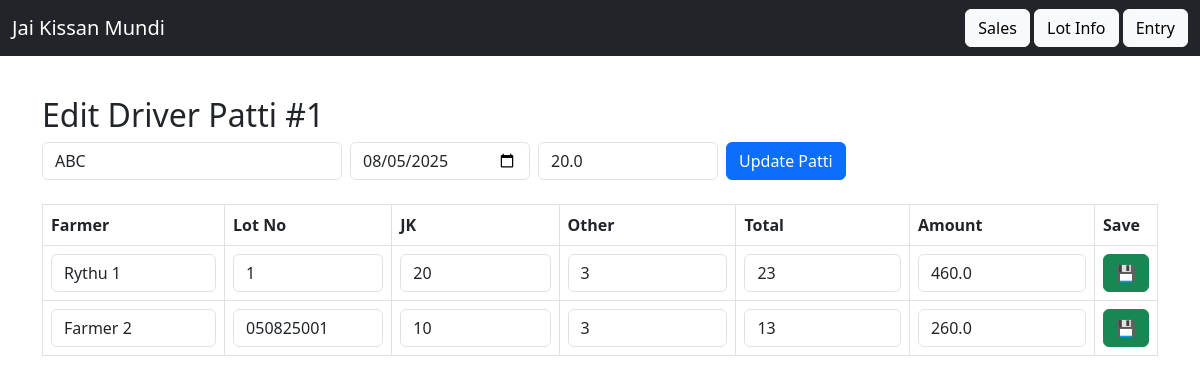
/edit_patti/1, run on the app's committed database.
### app/models.py (models this page shows)
class DriverPatti(db.Model):
    id = db.Column(db.Integer, primary_key=True)
    driver_id = db.Column(db.Integer, db.ForeignKey('driver.id'))
    transport_rate = db.Column(db.Float)
    date = db.Column(db.String)

class Driver(db.Model):
    id = db.Column(db.Integer, primary_key=True)
    name = db.Column(db.String(100), nullable=False)
    vehicle_number = db.Column(db.String(50))
    village = db.Column(db.String(100))
    default_rate = db.Column(db.Float)

class LotInfo(db.Model):
    id = db.Column(db.Integer, primary_key=True)
    driver_patti_id = db.Column(db.Integer, db.ForeignKey('driver_patti.id'))
    farmer_id = db.Column(db.Integer, db.ForeignKey('farmer.id'))
    lot_number = db.Column(db.String(50))
    jk_boxes = db.Column(db.Integer)
    other_boxes = db.Column(db.Integer)
    transport_rate = db.Column(db.Float)
    total_boxes = db.Column(db.Integer)
    transport_amount = db.Column(db.Float)
    date = db.Column(db.String(20))

class Farmer(db.Model):
    id = db.Column(db.Integer, primary_key=True)
    name = db.Column(db.String(100), nullable=False)

### app/routes.py (the view)
@main.route("/edit_patti/<int:patti_id>")
def edit_patti(patti_id):
    conn = get_db_connection()
    patti = conn.execute("""
        SELECT dp.id, dp.date AS patti_date, dp.transport_rate AS patti_rate, d.name AS driver_name
        FROM driver_patti dp
        JOIN driver d ON dp.driver_id = d.id
        WHERE dp.id = ?
    """, (patti_id,)).fetchone()
    lots = conn.execute("""
        SELECT li.id AS lot_id, f.name AS farmer_name, li.lot_number, li.jk_boxes, li.other_boxes
        FROM lot_info li
        LEFT JOIN farmer f ON li.farmer_id = f.id
        WHERE li.driver_patti_id = ?
    """, (patti_id,)).fetchall()
    conn.close()
    return render_template("edit_patti.html", patti=patti, lots=lots)

### app/routes.py (called while the page is built)
def get_db_connection():
    conn = sqlite3.connect(DB_PATH)
    conn.row_factory = sqlite3.Row  # Allows accessing columns by name
    return conn

### app/templates/edit_patti.html (shortened to what this page needs)
{% extends 'base.html' %}
{% block content %}
<h2>Edit Driver Patti #{{ patti.id }}</h2>
<form method="POST" action="/update_driver_patti/{{ patti.id }}" class="mb-4">
  <div class="mb-3 d-flex align-items-center">
    <input class="form-control me-2" value="{{ patti.driver_name }}" readonly style="width: 300px;">
    <input type="date" name="date" value="{{ patti.patti_date }}" class="form-control me-2" style="max-width: 180px;">
    <input type="number" step="0.1" name="transport_rate" value="{{ patti.patti_rate }}" class="form-control me-2" placeholder="Transport Rate (₹/box)" style="max-width: 180px;">
    <button type="submit" class="btn btn-primary">Update Patti</button>
  </div>
</form>
<table class="table table-bordered">
  <thead>
    <tr>
      <th>Farmer</th><th>Lot No</th><th>JK</th><th>Other</th><th>Total</th><th>Amount</th><th>Save</th>
    </tr>
  </thead>
  <tbody>
    {% for lot in lots %}
    <tr>
      <form method="POST" action="/update_lot/{{ lot.lot_id }}">
        <td><input type="text" name="farmer_name" class="form-control" value="{{ lot.farmer_name }}"></td>
        <td><input type="text" name="lot_number" class="form-control" value="{{ lot.lot_number }}"></td>
        <td><input type="number" name="jk_boxes" class="form-control jk_boxes" value="{{ lot.jk_boxes }}"></td>
        <td><input type="number" name="other_boxes" class="form-control other_boxes" value="{{ lot.other_boxes }}"></td>
        <td><input type="text" class="form-control total_boxes" readonly value="{{ lot.jk_boxes + lot.other_boxes }}"></td>
        <td><input type="text" class="form-control total_amount" readonly value="{{ (lot.jk_boxes + lot.other_boxes) * patti.patti_rate }}"></td>
        <td><button type="submit" class="btn btn-success">💾</button></td>
      </form>
    </tr>
    {% endfor %}
  </tbody>
</table>
{% endblock %}

### app/static/mobile.css (style rules this page uses)
:root { --space-1: .5rem; --space-2: .75rem; --space-3: 1rem; --radius: 12px; --brand: #0f766e; }
html, body { height: 100%; }
body { margin: 0; font-family: system-ui, -apple-system, Segoe UI, Roboto, Arial, sans-serif; font-size: 16px; line-height: 1.35; background: #fafafa; color: #111; }
input, select, textarea { width: 100%; padding: .8rem .9rem; border: 1px solid #e5e7eb; border-radius: 10px; background: #fff; font-size: 16px; }
.btn { display: inline-flex; align-items: center; justify-content: center; gap: .5rem; padding: .9rem 1rem; border: 0; border-radius: 999px; background: var(--brand); color: #fff; font-weight: 600; text-decoration: none; cursor: pointer; }
table { width: 100%; border-collapse: collapse; }
th, td { padding: .7rem; border-bottom: 1px dashed #ddd; text-align: left; }

### data on the page
DriverPatti: id "1", date "08/05/2025", transport_rate "20.0"
Driver: driver_name "ABC"
LotInfo: farmer_name "Rythu 1", lot_number "1", jk_boxes "20", other_boxes "3", jk_boxes+other_boxes "23", jk_boxes+other_boxes "460.0"
LotInfo: farmer_name "Farmer 2", lot_number "050825001", jk_boxes "10", other_boxes "3", jk_boxes+other_boxes "13", jk_boxes+other_boxes "260.0"
